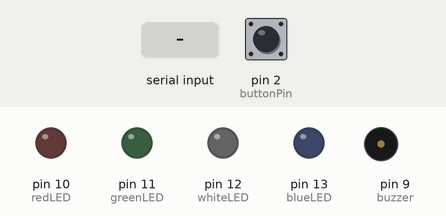
Recording of a sketch running on a simulated Arduino Uno, built with avr-gcc and run on an emulated ATmega328P. Parts: output pins drawn as LEDs (lit = HIGH), buzzer (waves = sounding). The inputs (shaded band) are chosen by the test bench; at power-on: pin 2 (buttonPin) HIGH.

Above: at 1.2 s.
1.3 s: "ideal\n" received over Serial
At 2.3 s:
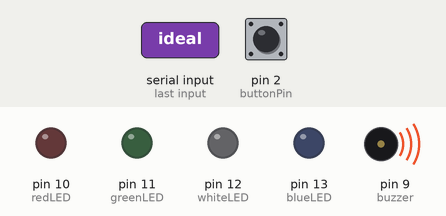
2.8 s: "left\n" received over Serial
At 3.4 s:
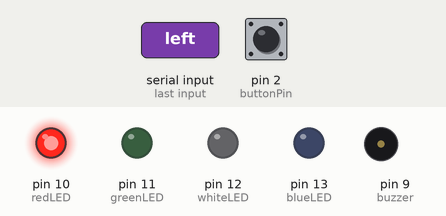
4.3 s: "right\n" received over Serial
At 4.6 s:
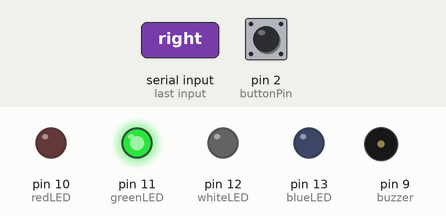
5.8 s: "up\n" received over Serial
At 6.8 s:
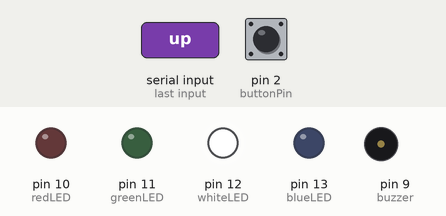
7.3 s: "down\n" received over Serial
At 8.0 s:
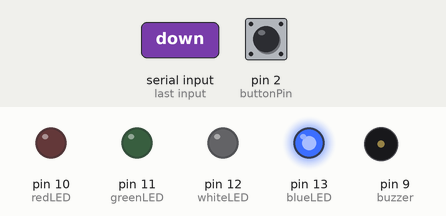
Timing chart, 0 to 10.3 s (numbered marks = the images above; inputs shaded):
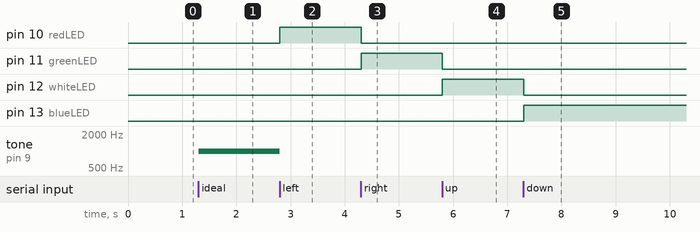

The sketch:

Indicate.ino
```cpp
int redLED = 10;
int greenLED = 11;
int whiteLED = 12;
int blueLED = 13;
int buzzer = 9;
int buttonPin = 2; // Button pin
bool buttonPressed = false;

void setup() {
  pinMode(redLED, OUTPUT);
  pinMode(greenLED, OUTPUT);
  pinMode(whiteLED, OUTPUT);
  pinMode(blueLED, OUTPUT);
  pinMode(buzzer, OUTPUT);
  pinMode(buttonPin, INPUT_PULLUP); // Use internal pull-up
  Serial.begin(9600);
}

void loop() {
  int buttonState = digitalRead(buttonPin);

  // Check if button is pressed
  if (buttonState == LOW) {
    if (!buttonPressed) {
      Serial.println("reset");
      buttonPressed = true; // Avoid multiple prints
      delay(500); // Debounce delay
    }
  } else {
    buttonPressed = false;
  }

  // Handle incoming commands from Python script
  if (Serial.available() > 0) {
    String command = Serial.readStringUntil('\n');
    command.trim(); // Remove any whitespace

    // Turn off all LEDs and the buzzer first
    digitalWrite(redLED, LOW);
    digitalWrite(greenLED, LOW);
    digitalWrite(whiteLED, LOW);
    digitalWrite(blueLED, LOW);
    noTone(buzzer);

    if (command == "ideal") {
      // Turn on the buzzer for the ideal state
      tone(buzzer, 1000); // Set buzzer to 1kHz
    } else if (command == "off") {
      // Turn off the buzzer, already handled above
    } else {
      // Parse the direction command and control LEDs
      if (command.indexOf("left") != -1) {
        digitalWrite(redLED, HIGH);
      }
      if (command.indexOf("right") != -1) {
        digitalWrite(greenLED, HIGH);
      }
      if (command.indexOf("up") != -1) {
        digitalWrite(whiteLED, HIGH);
      }
      if (command.indexOf("down") != -1) {
        digitalWrite(blueLED, HIGH);
      }
    }
  }
}
```

Measured:
- after the input at 1.3 s, tone on pin 9 (buzzer): silent → 1000 Hz at once
- after the input at 2.8 s, pin 10 (redLED): LOW → HIGH at once; tone on pin 9 (buzzer): 1000 Hz → silent at once
- after the input at 4.3 s, pin 10 (redLED): HIGH → LOW at once; pin 11 (greenLED): LOW → HIGH at once
- after the input at 5.8 s, pin 11 (greenLED): HIGH → LOW at once; pin 12 (whiteLED): LOW → HIGH at once
- after the input at 7.3 s, pin 12 (whiteLED): HIGH → LOW at once; pin 13 (blueLED): LOW → HIGH at once
